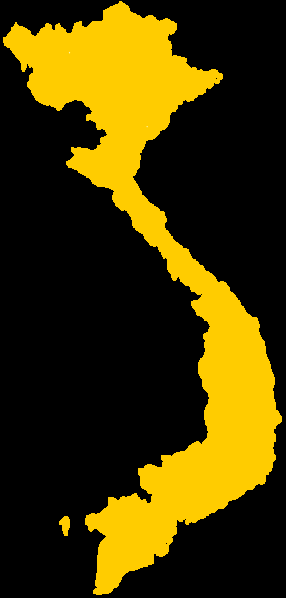
#> input picture VietnamMapProject/VietnamMap.png, 286 x 598 px, found by its file name
$ python vietnamMapProject.py
#> lines starting #> are read from the running program, lines starting #| are printed output that depends on the picture; after the words box and inside, x2 and y2 are one past the last pixel; in counts of white or black regions, pixels touching at a corner belong together; long printed decimals are rounded
import cv2
import numpy as np

fileloc = "C:\\Users\\Aryan\\Desktop\\vietnamMap.png"
img = cv2.imread(fileloc)
#> img is the input picture: shape (598, 286, 3); mean B, G, R 0, 54.8, 68.5
gray = cv2.cvtColor(img, cv2.COLOR_BGR2GRAY)
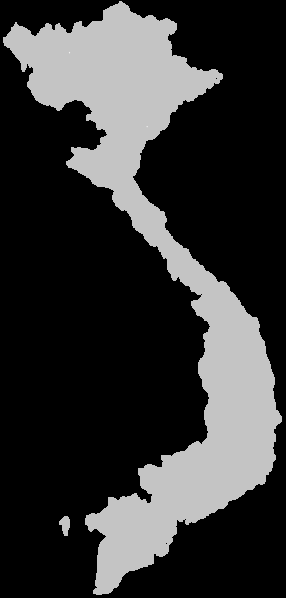
#> gray: shape (598, 286); min 0, max 240, mean 52.7
gray = np.float32(gray)

dst = cv2.cornerHarris(gray, 3, 3, 0.04)
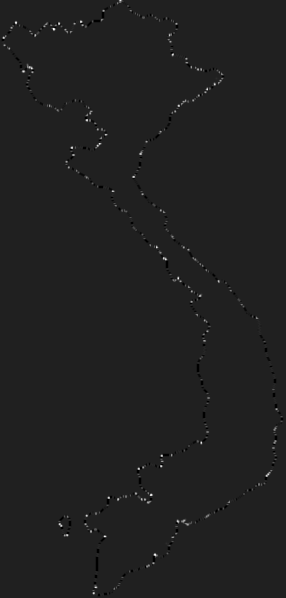
#> dst: shape (598, 286) float32; min -26236252, max 178051232, mean 316346.6; drawn with min black and max white
img[dst>0.01*dst.max()] = [0, 0, 255]
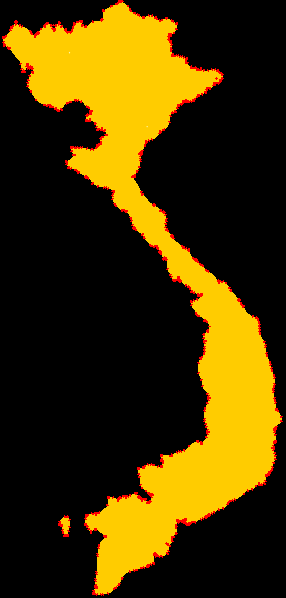
#> img: shape (598, 286, 3); 1.85% of pixels changed, all inside (x1, y1, x2, y2) = (2, 0, 283, 596)
ret, dst = cv2.threshold(dst, 0.01*dst.max(), 255, 0)
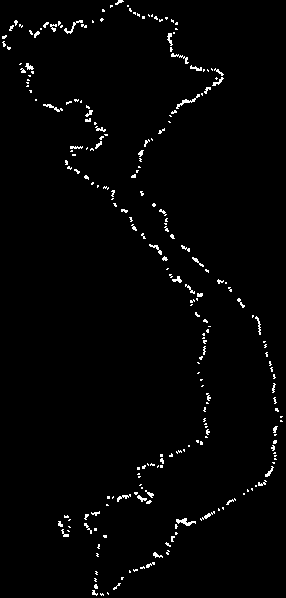
#> dst: shape (598, 286) float32; 1.9% white in thin lines or dots
#> ret = 1780512.3
dst = np.uint8(dst)
#> dst: shape (598, 286); 1.9% white in thin lines or dots

ret, labels, stats, centroids = cv2.connectedComponentsWithStats(dst)
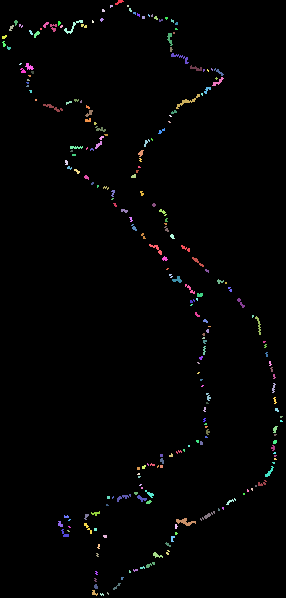
#> labels: shape (598, 286) int32; 234 distinct labels, from 0 to 233; one colour per label, 0 black
#> ret = 234; stats = 234 rows, first 6: [0, 0, 286, 598, 167862], [115, 0, 9, 5, 23], [110, 5, 3, 3, 7], [127, 5, 2, 2, 4], [102, 9, 3, 3, 8], [129, 8, 3, 4, 9]; centroids = 234 pairs, first value 3.57 to 280.8, second value 1.74 to 594

criteria = (cv2.TERM_CRITERIA_EPS + cv2.TERM_CRITERIA_MAX_ITER, 100, 0.001)
corners = cv2.cornerSubPix(gray,np.float32(centroids),(5,5),(-1,-1),criteria)
#> corners = 234 pairs, first value 2.46 to 282.3, second value 0.415 to 594
print(type(corners))
#| <class 'numpy.ndarray'>
for i in range(int(corners.size/2)):
    print("(" + str(corners.item(2*i)-140) + " , " + str(-corners.item(2*i+1)+300) + ")")
#> this loop made 234 passes
#| (2.368 , 1.064)
#| (-19.892 , 299.585)
#| (-29.540 , 294.318)
#| (-12.5 , 294.5)
#| (-37.384 , 289.923)
#| (-9.398 , 289.005)
#| (-9.398 , 289.005)
#| (2.921 , 282.276)
#> (further printed lines are left out)


res = np.hstack((centroids,corners))
#> res = 234 rows, first 6: [142.4, 298.9, 142.4, 298.9], [118.8, 1.74, 120.1, 0.415], [110.9, 5.71, 110.5, 5.68], [127.5, 5.5, 127.5, 5.5], [102.9, 10.12, 102.6, 10.08], [129.9, 9.56, 130.6, 10.99]
res = np.int0(res)
#> res = 234 rows, first 6: [142, 298, 142, 298], [118, 1, 120, 0], [110, 5, 110, 5], [127, 5, 127, 5], [102, 10, 102, 10], [129, 9, 130, 10]
img[res[:,1],res[:,0]]=[0,0,255]
#> img: shape (598, 286, 3); 0.01% of pixels changed, all inside (x1, y1, x2, y2) = (53, 19, 259, 534)
img[res[:,3],res[:,2]] = [0,255,0]
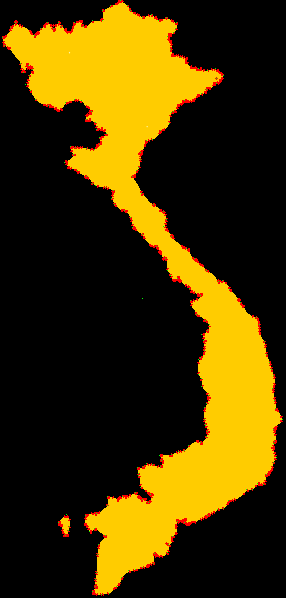
#> img: shape (598, 286, 3); mean B, G, R 0, 53.1, 70.5


cv2.imshow('dst', img)


#> (the run stopped early here; a loop or call above may not have finished)
